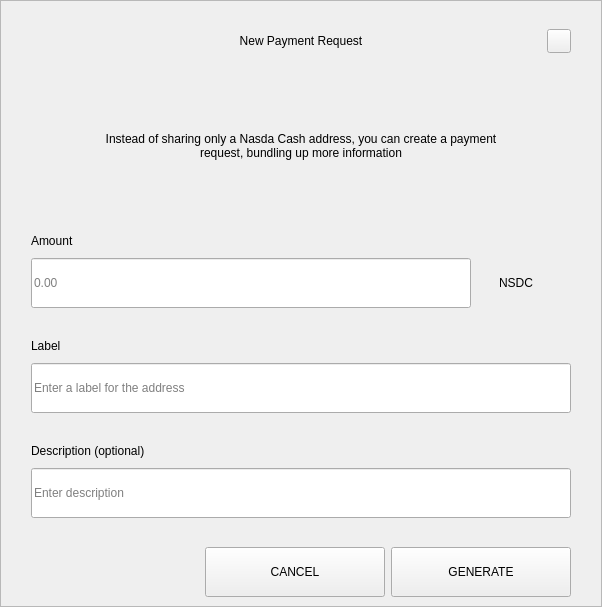
<?xml version="1.0" encoding="UTF-8"?>
<ui version="4.0">
 <class>RequestDialog</class>
 <widget class="QDialog" name="RequestDialog">
  <property name="geometry">
   <rect>
    <x>0</x>
    <y>0</y>
    <width>602</width>
    <height>607</height>
   </rect>
  </property>
  <property name="windowTitle">
   <string>Dialog</string>
  </property>
  <layout class="QVBoxLayout" name="verticalLayout_5">
   <property name="spacing">
    <number>0</number>
   </property>
   <property name="leftMargin">
    <number>0</number>
   </property>
   <property name="topMargin">
    <number>0</number>
   </property>
   <property name="rightMargin">
    <number>0</number>
   </property>
   <property name="bottomMargin">
    <number>0</number>
   </property>
   <item>
    <widget class="QFrame" name="frame">
     <property name="styleSheet">
      <string notr="true"/>
     </property>
     <property name="frameShape">
      <enum>QFrame::StyledPanel</enum>
     </property>
     <property name="frameShadow">
      <enum>QFrame::Raised</enum>
     </property>
     <layout class="QVBoxLayout" name="verticalLayout_4" stretch="1,0,0">
      <property name="spacing">
       <number>0</number>
      </property>
      <property name="leftMargin">
       <number>30</number>
      </property>
      <property name="topMargin">
       <number>20</number>
      </property>
      <property name="rightMargin">
       <number>30</number>
      </property>
      <property name="bottomMargin">
       <number>0</number>
      </property>
      <item>
       <layout class="QHBoxLayout" name="horizontalLayout_3">
        <property name="spacing">
         <number>0</number>
        </property>
        <item>
         <spacer name="horizontalSpacer_21">
          <property name="orientation">
           <enum>Qt::Horizontal</enum>
          </property>
          <property name="sizeHint" stdset="0">
           <size>
            <width>40</width>
            <height>20</height>
           </size>
          </property>
         </spacer>
        </item>
        <item>
         <widget class="QLabel" name="labelTitle">
          <property name="minimumSize">
           <size>
            <width>0</width>
            <height>40</height>
           </size>
          </property>
          <property name="maximumSize">
           <size>
            <width>16777215</width>
            <height>40</height>
           </size>
          </property>
          <property name="styleSheet">
           <string notr="true">padding-left:24px;</string>
          </property>
          <property name="text">
           <string>New Payment Request</string>
          </property>
          <property name="alignment">
           <set>Qt::AlignCenter</set>
          </property>
          <property name="margin">
           <number>7</number>
          </property>
         </widget>
        </item>
        <item>
         <spacer name="horizontalSpacer">
          <property name="orientation">
           <enum>Qt::Horizontal</enum>
          </property>
          <property name="sizeHint" stdset="0">
           <size>
            <width>40</width>
            <height>20</height>
           </size>
          </property>
         </spacer>
        </item>
        <item>
         <widget class="QPushButton" name="btnEsc">
          <property name="minimumSize">
           <size>
            <width>24</width>
            <height>24</height>
           </size>
          </property>
          <property name="maximumSize">
           <size>
            <width>24</width>
            <height>24</height>
           </size>
          </property>
          <property name="focusPolicy">
           <enum>Qt::NoFocus</enum>
          </property>
          <property name="text">
           <string/>
          </property>
         </widget>
        </item>
       </layout>
      </item>
      <item>
       <widget class="QStackedWidget" name="stack">
        <property name="minimumSize">
         <size>
          <width>540</width>
          <height>0</height>
         </size>
        </property>
        <property name="maximumSize">
         <size>
          <width>540</width>
          <height>16777215</height>
         </size>
        </property>
        <property name="currentIndex">
         <number>0</number>
        </property>
        <widget class="QWidget" name="page_1">
         <property name="minimumSize">
          <size>
           <width>540</width>
           <height>0</height>
          </size>
         </property>
         <property name="maximumSize">
          <size>
           <width>540</width>
           <height>16777215</height>
          </size>
         </property>
         <layout class="QVBoxLayout" name="layout1">
          <property name="spacing">
           <number>0</number>
          </property>
          <property name="leftMargin">
           <number>0</number>
          </property>
          <property name="topMargin">
           <number>0</number>
          </property>
          <property name="rightMargin">
           <number>0</number>
          </property>
          <property name="bottomMargin">
           <number>0</number>
          </property>
          <item>
           <spacer name="verticalSpacer_21">
            <property name="orientation">
             <enum>Qt::Vertical</enum>
            </property>
            <property name="sizeType">
             <enum>QSizePolicy::Fixed</enum>
            </property>
            <property name="sizeHint" stdset="0">
             <size>
              <width>20</width>
              <height>30</height>
             </size>
            </property>
           </spacer>
          </item>
          <item alignment="Qt::AlignHCenter">
           <widget class="QLabel" name="labelMessage">
            <property name="minimumSize">
             <size>
              <width>400</width>
              <height>50</height>
             </size>
            </property>
            <property name="text">
             <string>Instead of sharing only a Nasda Cash address, you can create a payment request, bundling up more information</string>
            </property>
            <property name="alignment">
             <set>Qt::AlignCenter</set>
            </property>
            <property name="wordWrap">
             <bool>true</bool>
            </property>
           </widget>
          </item>
          <item alignment="Qt::AlignBottom">
           <widget class="QWidget" name="containerAmount" native="true">
            <layout class="QVBoxLayout" name="verticalLayout">
             <property name="spacing">
              <number>9</number>
             </property>
             <property name="leftMargin">
              <number>0</number>
             </property>
             <property name="topMargin">
              <number>0</number>
             </property>
             <property name="rightMargin">
              <number>0</number>
             </property>
             <property name="bottomMargin">
              <number>0</number>
             </property>
             <item>
              <widget class="QLabel" name="labelSubtitleAmount">
               <property name="minimumSize">
                <size>
                 <width>350</width>
                 <height>16</height>
                </size>
               </property>
               <property name="maximumSize">
                <size>
                 <width>16777215</width>
                 <height>16</height>
                </size>
               </property>
               <property name="text">
                <string>Amount</string>
               </property>
              </widget>
             </item>
             <item alignment="Qt::AlignTop">
              <widget class="QWidget" name="layoutAmount" native="true">
               <layout class="QHBoxLayout" name="horizontalLayout" stretch="2,0">
                <property name="spacing">
                 <number>0</number>
                </property>
                <property name="leftMargin">
                 <number>0</number>
                </property>
                <property name="topMargin">
                 <number>0</number>
                </property>
                <property name="rightMargin">
                 <number>0</number>
                </property>
                <property name="bottomMargin">
                 <number>0</number>
                </property>
                <item>
                 <widget class="QLineEdit" name="lineEditAmount">
                  <property name="minimumSize">
                   <size>
                    <width>0</width>
                    <height>50</height>
                   </size>
                  </property>
                  <property name="maximumSize">
                   <size>
                    <width>16777215</width>
                    <height>50</height>
                   </size>
                  </property>
                  <property name="placeholderText">
                   <string notr="true">0.00</string>
                  </property>
                 </widget>
                </item>
                <item>
                 <widget class="QWidget" name="comboContainer" native="true">
                  <property name="minimumSize">
                   <size>
                    <width>100</width>
                    <height>50</height>
                   </size>
                  </property>
                  <property name="maximumSize">
                   <size>
                    <width>16777215</width>
                    <height>50</height>
                   </size>
                  </property>
                  <layout class="QHBoxLayout" name="horizontalLayout_31">
                   <property name="spacing">
                    <number>0</number>
                   </property>
                   <property name="leftMargin">
                    <number>0</number>
                   </property>
                   <property name="topMargin">
                    <number>0</number>
                   </property>
                   <property name="rightMargin">
                    <number>10</number>
                   </property>
                   <property name="bottomMargin">
                    <number>0</number>
                   </property>
                   <item>
                    <widget class="QLabel" name="comboBoxCoin">
                     <property name="text">
                      <string>NSDC</string>
                     </property>
                     <property name="alignment">
                      <set>Qt::AlignCenter</set>
                     </property>
                    </widget>
                   </item>
                  </layout>
                 </widget>
                </item>
               </layout>
              </widget>
             </item>
            </layout>
           </widget>
          </item>
          <item>
           <spacer name="verticalSpacer_31">
            <property name="orientation">
             <enum>Qt::Vertical</enum>
            </property>
            <property name="sizeType">
             <enum>QSizePolicy::Fixed</enum>
            </property>
            <property name="sizeHint" stdset="0">
             <size>
              <width>20</width>
              <height>30</height>
             </size>
            </property>
           </spacer>
          </item>
          <item>
           <layout class="QVBoxLayout" name="verticalLayoutLabel">
            <property name="spacing">
             <number>9</number>
            </property>
            <item>
             <widget class="QLabel" name="labelSubtitleLabel">
              <property name="minimumSize">
               <size>
                <width>0</width>
                <height>16</height>
               </size>
              </property>
              <property name="maximumSize">
               <size>
                <width>16777215</width>
                <height>16</height>
               </size>
              </property>
              <property name="text">
               <string>Label</string>
              </property>
             </widget>
            </item>
            <item>
             <widget class="QLineEdit" name="lineEditLabel">
              <property name="minimumSize">
               <size>
                <width>0</width>
                <height>50</height>
               </size>
              </property>
              <property name="maximumSize">
               <size>
                <width>16777215</width>
                <height>50</height>
               </size>
              </property>
              <property name="placeholderText">
               <string>Enter a label for the address</string>
              </property>
             </widget>
            </item>
           </layout>
          </item>
          <item>
           <spacer name="verticalSpacer_34">
            <property name="orientation">
             <enum>Qt::Vertical</enum>
            </property>
            <property name="sizeType">
             <enum>QSizePolicy::Fixed</enum>
            </property>
            <property name="sizeHint" stdset="0">
             <size>
              <width>20</width>
              <height>30</height>
             </size>
            </property>
           </spacer>
          </item>
          <item>
           <layout class="QVBoxLayout" name="verticalLayoutDescription">
            <property name="spacing">
             <number>9</number>
            </property>
            <item>
             <widget class="QLabel" name="labelSubtitleDescription">
              <property name="minimumSize">
               <size>
                <width>0</width>
                <height>16</height>
               </size>
              </property>
              <property name="maximumSize">
               <size>
                <width>16777215</width>
                <height>16</height>
               </size>
              </property>
              <property name="text">
               <string>Description (optional)</string>
              </property>
             </widget>
            </item>
            <item>
             <widget class="QLineEdit" name="lineEditDescription">
              <property name="minimumSize">
               <size>
                <width>0</width>
                <height>50</height>
               </size>
              </property>
              <property name="maximumSize">
               <size>
                <width>16777215</width>
                <height>50</height>
               </size>
              </property>
              <property name="placeholderText">
               <string>Enter description</string>
              </property>
             </widget>
            </item>
            <item>
             <spacer name="verticalSpacer_4">
              <property name="orientation">
               <enum>Qt::Vertical</enum>
              </property>
              <property name="sizeType">
               <enum>QSizePolicy::Fixed</enum>
              </property>
              <property name="sizeHint" stdset="0">
               <size>
                <width>20</width>
                <height>20</height>
               </size>
              </property>
             </spacer>
            </item>
           </layout>
          </item>
         </layout>
        </widget>
        <widget class="QWidget" name="page_2">
         <layout class="QVBoxLayout" name="layout2">
          <item>
           <spacer name="verticalSpacer_5">
            <property name="orientation">
             <enum>Qt::Vertical</enum>
            </property>
            <property name="sizeType">
             <enum>QSizePolicy::Fixed</enum>
            </property>
            <property name="sizeHint" stdset="0">
             <size>
              <width>20</width>
              <height>50</height>
             </size>
            </property>
           </spacer>
          </item>
          <item alignment="Qt::AlignHCenter">
           <widget class="QLabel" name="labelQrImg">
            <property name="minimumSize">
             <size>
              <width>260</width>
              <height>260</height>
             </size>
            </property>
            <property name="maximumSize">
             <size>
              <width>260</width>
              <height>260</height>
             </size>
            </property>
            <property name="text">
             <string/>
            </property>
            <property name="alignment">
             <set>Qt::AlignCenter</set>
            </property>
           </widget>
          </item>
          <item>
           <spacer name="verticalSpacer_2">
            <property name="orientation">
             <enum>Qt::Vertical</enum>
            </property>
            <property name="sizeType">
             <enum>QSizePolicy::Fixed</enum>
            </property>
            <property name="sizeHint" stdset="0">
             <size>
              <width>20</width>
              <height>30</height>
             </size>
            </property>
           </spacer>
          </item>
          <item alignment="Qt::AlignHCenter">
           <widget class="QLabel" name="labelAddress">
            <property name="text">
             <string>CdEFR12SHbiSavt72hjcKJtfkiw5krte2C </string>
            </property>
           </widget>
          </item>
          <item>
           <spacer name="verticalSpacer_32">
            <property name="orientation">
             <enum>Qt::Vertical</enum>
            </property>
            <property name="sizeType">
             <enum>QSizePolicy::Expanding</enum>
            </property>
            <property name="sizeHint" stdset="0">
             <size>
              <width>20</width>
              <height>20</height>
             </size>
            </property>
           </spacer>
          </item>
          <item>
           <layout class="QHBoxLayout" name="horizontal">
            <property name="leftMargin">
             <number>20</number>
            </property>
            <property name="rightMargin">
             <number>20</number>
            </property>
            <property name="bottomMargin">
             <number>20</number>
            </property>
            <item>
             <spacer name="horizontalSpacer_4">
              <property name="orientation">
               <enum>Qt::Horizontal</enum>
              </property>
              <property name="sizeHint" stdset="0">
               <size>
                <width>40</width>
                <height>20</height>
               </size>
              </property>
             </spacer>
            </item>
            <item>
             <widget class="QPushButton" name="btnCopyAddress">
              <property name="minimumSize">
               <size>
                <width>180</width>
                <height>50</height>
               </size>
              </property>
              <property name="text">
               <string>COPY ADDRESS</string>
              </property>
             </widget>
            </item>
            <item>
             <widget class="QPushButton" name="btnCopyUrl">
              <property name="minimumSize">
               <size>
                <width>180</width>
                <height>50</height>
               </size>
              </property>
              <property name="text">
               <string>COPY URL</string>
              </property>
             </widget>
            </item>
            <item>
             <spacer name="horizontalSpacer_2">
              <property name="orientation">
               <enum>Qt::Horizontal</enum>
              </property>
              <property name="sizeHint" stdset="0">
               <size>
                <width>40</width>
                <height>20</height>
               </size>
              </property>
             </spacer>
            </item>
           </layout>
          </item>
         </layout>
        </widget>
       </widget>
      </item>
      <item>
       <widget class="QWidget" name="buttonsStack" native="true">
        <layout class="QHBoxLayout" name="horizontalLayout_5">
         <property name="leftMargin">
          <number>20</number>
         </property>
         <property name="rightMargin">
          <number>0</number>
         </property>
         <item>
          <spacer name="horizontalSpacer_41">
           <property name="orientation">
            <enum>Qt::Horizontal</enum>
           </property>
           <property name="sizeHint" stdset="0">
            <size>
             <width>40</width>
             <height>20</height>
            </size>
           </property>
          </spacer>
         </item>
         <item>
          <widget class="QPushButton" name="btnCancel">
           <property name="minimumSize">
            <size>
             <width>180</width>
             <height>50</height>
            </size>
           </property>
           <property name="focusPolicy">
            <enum>Qt::NoFocus</enum>
           </property>
           <property name="text">
            <string>CANCEL</string>
           </property>
          </widget>
         </item>
         <item>
          <widget class="QPushButton" name="btnSave">
           <property name="minimumSize">
            <size>
             <width>180</width>
             <height>50</height>
            </size>
           </property>
           <property name="focusPolicy">
            <enum>Qt::NoFocus</enum>
           </property>
           <property name="text">
            <string>GENERATE</string>
           </property>
          </widget>
         </item>
        </layout>
       </widget>
      </item>
     </layout>
    </widget>
   </item>
  </layout>
 </widget>
 <resources/>
 <connections/>
</ui>
